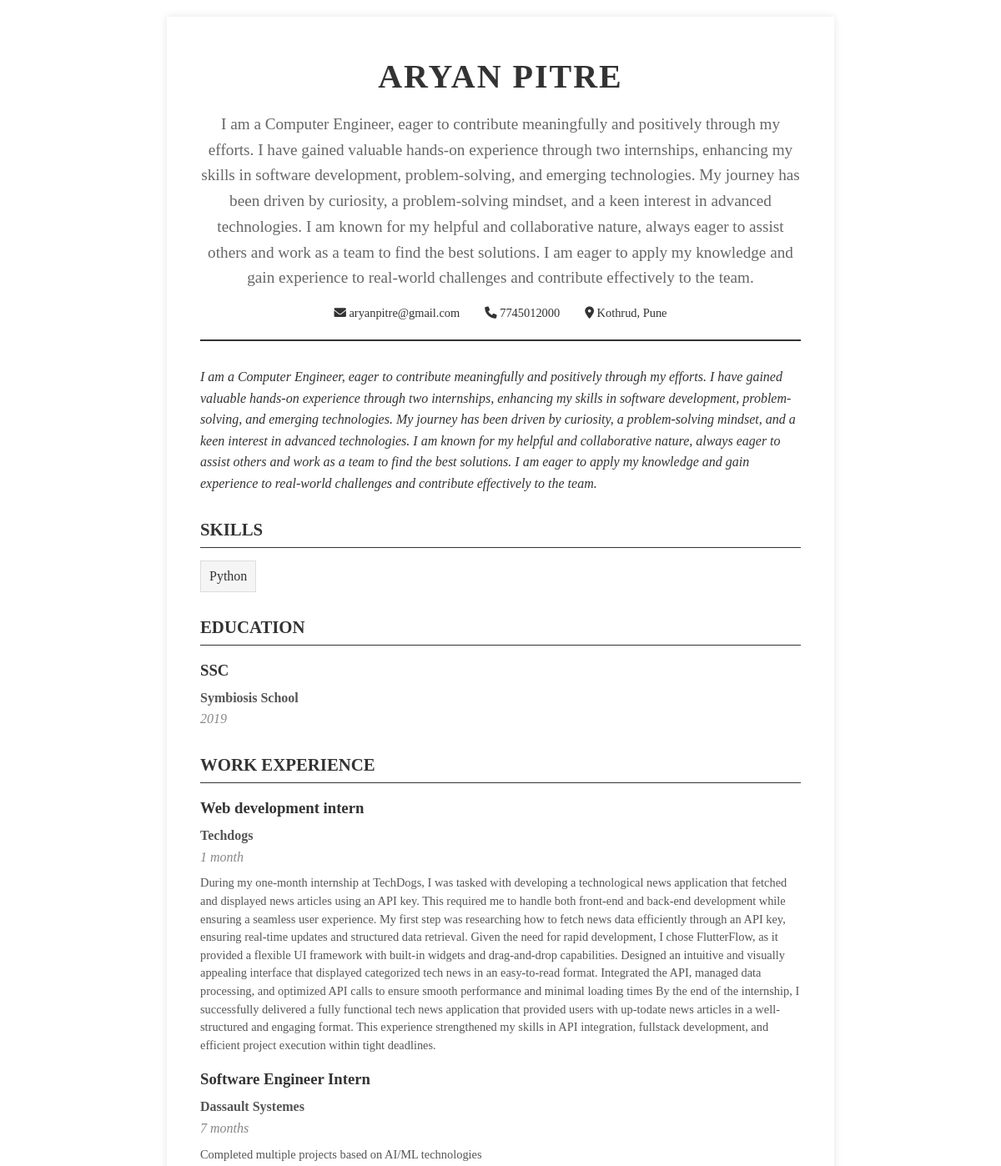
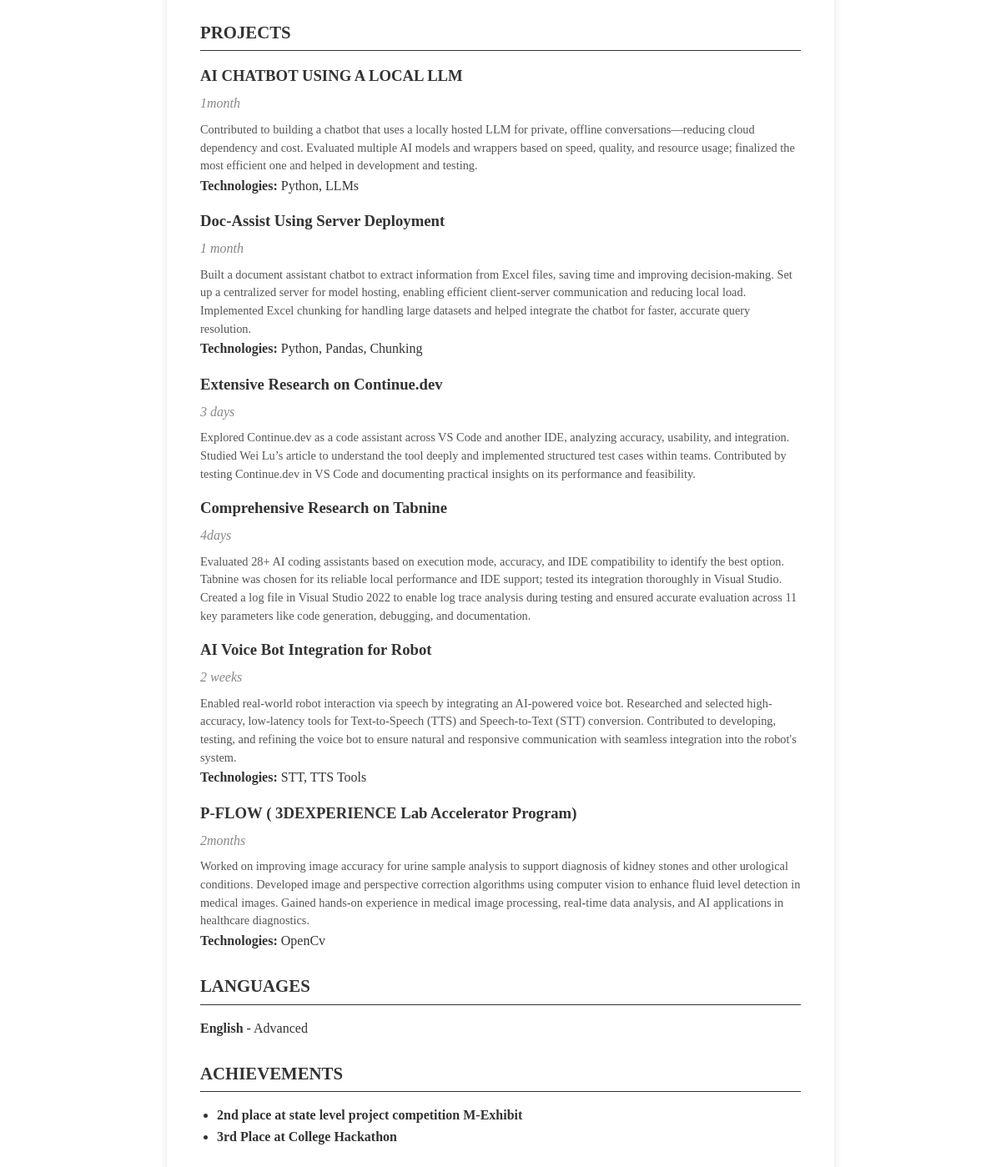
The app's page /resume/9/ with its own data (2 pictures, top to bottom).
### home/models.py (models this page shows, shortened)
class Resume(models.Model):
    TEMPLATE_CHOICES = [
        ('modern', 'Modern'),
        ('classic', 'Classic'),
        ('creative', 'Creative'),
        ('minimal', 'Minimal'),
    ]
    user = models.ForeignKey(User, on_delete=models.CASCADE, null=True, blank=True)
    title = models.CharField(max_length=200, default="My Resume")
    template = models.CharField(max_length=20, choices=TEMPLATE_CHOICES, default='modern')
    created_at = models.DateTimeField(default=timezone.now)
    updated_at = models.DateTimeField(auto_now=True)
    is_public = models.BooleanField(default=False)
    views_count = models.IntegerField(default=0)
    downloads_count = models.IntegerField(default=0)
    name = models.CharField(max_length=100, blank=True)
    about = models.TextField(blank=True)
    age = models.CharField(max_length=10, blank=True)
    email = models.EmailField(blank=True)
    phone = models.CharField(max_length=20, blank=True)
    address = models.TextField(blank=True)
    profile_picture = models.ImageField(upload_to='profile_pics/', null=True, blank=True)
    linkedin = models.URLField(blank=True)
    github = models.URLField(blank=True)
    portfolio = models.URLField(blank=True)
    twitter = models.URLField(blank=True)

class Skill(models.Model):
    resume = models.ForeignKey(Resume, on_delete=models.CASCADE, related_name='skills')
    name = models.CharField(max_length=100)
    proficiency = models.CharField(max_length=20, choices=[
        ('beginner', 'Beginner'),
        ('intermediate', 'Intermediate'),
        ('advanced', 'Advanced'),
        ('expert', 'Expert'),
    ], default='intermediate')

class Education(models.Model):
    resume = models.ForeignKey(Resume, on_delete=models.CASCADE, related_name='education')
    degree = models.CharField(max_length=200)
    institution = models.CharField(max_length=200)
    year = models.CharField(max_length=20)
    gpa = models.CharField(max_length=10, blank=True)
    description = models.TextField(blank=True)

class WorkExperience(models.Model):
    resume = models.ForeignKey(Resume, on_delete=models.CASCADE, related_name='work_experience')
    company = models.CharField(max_length=200)
    position = models.CharField(max_length=200)
    duration = models.CharField(max_length=50)
    description = models.TextField()
    start_date = models.DateField(null=True, blank=True)
    end_date = models.DateField(null=True, blank=True)
    current = models.BooleanField(default=False)

class Project(models.Model):
    resume = models.ForeignKey(Resume, on_delete=models.CASCADE, related_name='projects')
    title = models.CharField(max_length=200)
    duration = models.CharField(max_length=50)
    description = models.TextField()
    technologies = models.CharField(max_length=200, blank=True)
    github_link = models.URLField(blank=True)
    live_link = models.URLField(blank=True)

class Language(models.Model):
    resume = models.ForeignKey(Resume, on_delete=models.CASCADE, related_name='languages')
    name = models.CharField(max_length=50)
    proficiency = models.CharField(max_length=20, choices=[
        ('basic', 'Basic'),
        ('intermediate', 'Intermediate'),
        ('advanced', 'Advanced'),
        ('native', 'Native'),
    ], default='intermediate')

class Achievement(models.Model):
    resume = models.ForeignKey(Resume, on_delete=models.CASCADE, related_name='achievements')
    title = models.CharField(max_length=200)
    description = models.TextField(blank=True)
    date = models.DateField(null=True, blank=True)

### home/views.py (the view)
# urls.py: path('resume/<int:resume_id>/', view_resume, name='view_resume'),
def view_resume(request, resume_id):
    resume = get_object_or_404(Resume, id=resume_id)
    resume.views_count += 1
    resume.save()
    context = {
        'resume': resume,
        'skills': resume.skills.all(),
        'education': resume.education.all(),
        'languages': resume.languages.all(),
        'projects': resume.projects.all(),
        'work_experience': resume.work_experience.all(),
        'certifications': resume.certifications.all(),
        'achievements': resume.achievements.all(),
        'references': resume.references.all(),
    }
    template_name = f'resume_templates/{resume.template}.html'
    return render(request, template_name, context)

### home/templates/resume_templates/classic.html (shortened to what this page needs)
<!DOCTYPE html>
<html lang="en">
<head>
    <link href="https://cdnjs.cloudflare.com/ajax/libs/font-awesome/6.0.0/css/all.min.css" rel="stylesheet">
</head>
<body>
    <div class="resume-container">
        <div class="header">
            <h1>{{ resume.name }}</h1>
            <div class="title">{{ resume.about }}</div>
            <div class="contact-info">
                {% if resume.email %}
                    <span><i class="fas fa-envelope"></i> {{ resume.email }}</span>
                {% endif %}
                {% if resume.phone %}
                    <span><i class="fas fa-phone"></i> {{ resume.phone }}</span>
                {% endif %}
                {% if resume.address %}
                    <span><i class="fas fa-map-marker-alt"></i> {{ resume.address }}</span>
                {% endif %}
            </div>
        </div>
        {% if resume.about %}
            <div class="section">
                <div class="about">{{ resume.about }}</div>
            </div>
        {% endif %}
        {% if skills %}
            <div class="section">
                <h2 class="section-title">Skills</h2>
                <ul class="skills-list">
                    {% for skill in skills %}
                        <li>{{ skill.name }}</li>
                    {% endfor %}
                </ul>
            </div>
        {% endif %}
        {% if education %}
            <div class="section">
                <h2 class="section-title">Education</h2>
                {% for edu in education %}
                    <div class="education-item">
                        <h3>{{ edu.degree }}</h3>
                        <div class="institution">{{ edu.institution }}</div>
                        <div class="year">{{ edu.year }}</div>
                    </div>
                {% endfor %}
            </div>
        {% endif %}
        {% if work_experience %}
            <div class="section">
                <h2 class="section-title">Work Experience</h2>
                {% for exp in work_experience %}
                    <div class="experience-item">
                        <h3>{{ exp.position }}</h3>
                        <div class="company">{{ exp.company }}</div>
                        <div class="duration">{{ exp.duration }}</div>
                        <div class="description">{{ exp.description }}</div>
                    </div>
                {% endfor %}
            </div>
        {% endif %}
        {% if projects %}
            <div class="section">
                <h2 class="section-title">Projects</h2>
                {% for project in projects %}
                    <div class="project-item">
                        <h3>{{ project.title }}</h3>
                        <div class="duration">{{ project.duration }}</div>
                        <div class="description">{{ project.description }}</div>
                        {% if project.technologies %}
                            <div><strong>Technologies:</strong> {{ project.technologies }}</div>
                        {% endif %}
                    </div>
                {% endfor %}
            </div>
        {% endif %}
        {% if languages %}
            <div class="section">
                <h2 class="section-title">Languages</h2>
                <ul class="languages-list">
                    {% for language in languages %}
                        <li><strong>{{ language.name }}</strong> - {{ language.proficiency|title }}</li>
                    {% endfor %}
                </ul>
            </div>
        {% endif %}
        {% if achievements %}
            <div class="section">
                <h2 class="section-title">Achievements</h2>
                <ul class="achievements-list">
                    {% for achievement in achievements %}
                        <li>
                            <strong>{{ achievement.title }}</strong>
                        </li>
                    {% endfor %}
                </ul>
            </div>
        {% endif %}
    </div>
</body>
</html>

### home/templates/resume_templates/classic.html (style rules this page uses)
* { margin: 0; padding: 0; box-sizing: border-box; }
body { font-family: 'Times New Roman', serif; line-height: 1.6; color: #333; background: white; }
.resume-container { max-width: 800px; margin: 20px auto; padding: 40px; background: white; box-shadow: 0 0 10px rgba(0,0,0,0.1); }
.header { text-align: center; border-bottom: 2px solid #333; padding-bottom: 20px; margin-bottom: 30px; }
.header h1 { font-size: 2.5rem; margin-bottom: 10px; text-transform: uppercase; letter-spacing: 2px; }
.header .title { font-size: 1.2rem; color: #666; margin-bottom: 15px; }
.contact-info { display: flex; justify-content: center; gap: 30px; flex-wrap: wrap; font-size: 0.9rem; }
.section { margin-bottom: 25px; }
.section-title { font-size: 1.3rem; font-weight: bold; text-transform: uppercase; border-bottom: 1px solid #333; margin-bottom: 15px; padding-bottom: 5px; }
.about { font-style: italic; margin-bottom: 20px; }
.skills-list { list-style: none; display: flex; flex-wrap: wrap; gap: 10px; }
.skills-list li { background: #f5f5f5; padding: 5px 10px; border: 1px solid #ddd; }
.education-item, .experience-item, .project-item { margin-bottom: 15px; }
.education-item h3, .experience-item h3, .project-item h3 { font-weight: bold; margin-bottom: 5px; }
.education-item .institution, .experience-item .company { font-weight: bold; color: #555; }
.education-item .year, .experience-item .duration, .project-item .duration { color: #888; font-style: italic; }
.experience-item .description, .project-item .description { margin-top: 8px; color: #555; line-height: 1.5; font-size: 0.9rem; }
.languages-list { list-style: none; }
.languages-list li { margin-bottom: 5px; }
.achievements-list { list-style: disc; margin-left: 20px; }

### records on screen
Resume: name "ARYAN PITRE", about "I am a Computer Engineer, eager to contribute meaningfully and positively through my efforts. I have gained valuable hands-on experience through two internships, enhancing my skills in software development, problem-solving, and emerging technologies. My journey has been driven by curiosity, a problem-solving mindset, and a keen interest in advanced technologies. I am known for my helpful and collaborative nature, always eager to assist others and work as a team to find the best solutions. I am eager to apply my knowledge and gain experience to real-world challenges and contribute effectively to the team.", email "aryanpitre@gmail.com", phone "7745012000", address "Kothrud, Pune"
Skill: name "Python"
Education: degree "SSC", institution "Symbiosis School", year "2019"
WorkExperience: position "Web development intern", company "Techdogs", duration "1 month", description "During my one-month internship at TechDogs, I was tasked with developing a technological news application that fetched and displayed news articles using an API key. This required me to handle both front-end and back-end development while ensuring a seamless user experience. My first step was researching how to fetch news data efficiently through an API key, ensuring real-time updates and structured data retrieval. Given the need for rapid development, I chose FlutterFlow, as it provided a flexible UI framework with built-in widgets and drag-and-drop capabilities. Designed an intuitive and visually appealing interface that displayed categorized tech news in an easy-to-read format. Integrated…"
WorkExperience: position "Software Engineer Intern", company "Dassault Systemes", duration "7 months", description "Completed multiple projects based on AI/ML technologies"
Project: title "AI CHATBOT USING A LOCAL LLM", duration "1month", description "Contributed to building a chatbot that uses a locally hosted LLM for private, offline conversations—reducing cloud dependency and cost. Evaluated multiple AI models and wrappers based on speed, quality, and resource usage; finalized the most efficient one and helped in development and testing.", technologies "Python, LLMs"
Project: title "Doc-Assist Using Server Deployment", duration "1 month", description "Built a document assistant chatbot to extract information from Excel files, saving time and improving decision-making. Set up a centralized server for model hosting, enabling efficient client-server communication and reducing local load. Implemented Excel chunking for handling large datasets and helped integrate the chatbot for faster, accurate query resolution.", technologies "Python, Pandas, Chunking"
Project: title "Extensive Research on Continue.dev", duration "3 days", description "Explored Continue.dev as a code assistant across VS Code and another IDE, analyzing accuracy, usability, and integration. Studied Wei Lu’s article to understand the tool deeply and implemented structured test cases within teams. Contributed by testing Continue.dev in VS Code and documenting practical insights on its performance and feasibility."
Project: title "Comprehensive Research on Tabnine", duration "4days", description "Evaluated 28+ AI coding assistants based on execution mode, accuracy, and IDE compatibility to identify the best option. Tabnine was chosen for its reliable local performance and IDE support; tested its integration thoroughly in Visual Studio. Created a log file in Visual Studio 2022 to enable log trace analysis during testing and ensured accurate evaluation across 11 key parameters like code generation, debugging, and documentation."
Project: title "AI Voice Bot Integration for Robot", duration "2 weeks", description "Enabled real-world robot interaction via speech by integrating an AI-powered voice bot. Researched and selected high-accuracy, low-latency tools for Text-to-Speech (TTS) and Speech-to-Text (STT) conversion. Contributed to developing, testing, and refining the voice bot to ensure natural and responsive communication with seamless integration into the robot's system.", technologies "STT, TTS Tools"
Project: title "P-FLOW ( 3DEXPERIENCE Lab Accelerator Program)", duration "2months", description "Worked on improving image accuracy for urine sample analysis to support diagnosis of kidney stones and other urological conditions. Developed image and perspective correction algorithms using computer vision to enhance fluid level detection in medical images. Gained hands-on experience in medical image processing, real-time data analysis, and AI applications in healthcare diagnostics.", technologies "OpenCv"
Language: name "English", proficiency "Advanced"
Achievement: title "2nd place at state level project competition M-Exhibit"
Achievement: title "3rd Place at College Hackathon"
